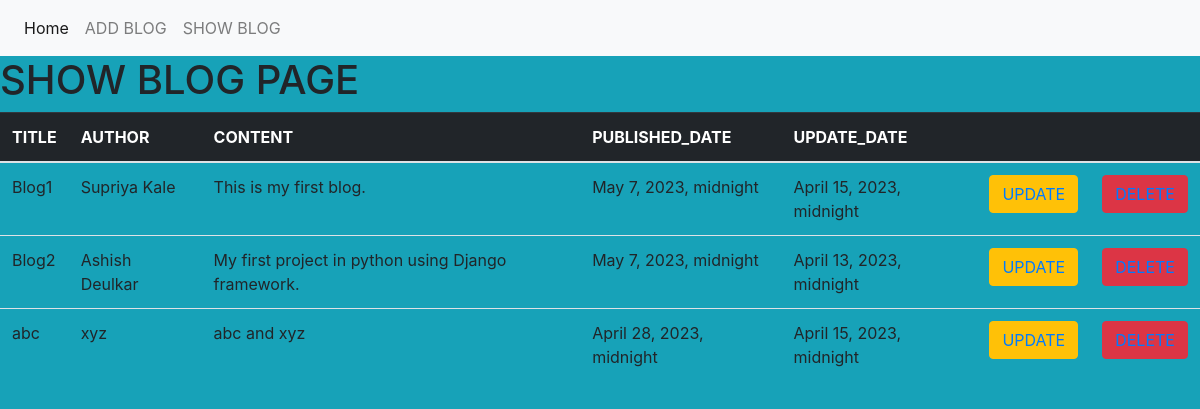
Screenshot of /a1/sh/ with the database file from the repository.
### blog/models.py (models this page shows)
class Blog(models.Model):
    title = models.CharField(max_length=60)
    author = models.CharField(max_length=60)
    content = models.TextField()
    update_date = models.DateTimeField()
    published_date = models.DateTimeField()

### blog/views.py (the view)
# urls.py: path('sh/', views.showBlogView, name='showblog_url'),
def showBlogView(request):
    data = Blog.objects.all()
    template_name = 'blog/show.html'
    context = {'obj':data}
    return render(request, template_name, context)

### templates/blog/show.html (shortened to what this page needs)
{% extends 'base.html' %}
{% block content %}
<h1>SHOW BLOG PAGE</h1>
<table class="table">
    <thead class="table-dark">
    <tr>
        <th>TITLE</th>
        <th>AUTHOR</th>
        <th>CONTENT</th>
        <th>PUBLISHED_DATE</th>
        <th>UPDATE_DATE</th>
        <th></th>
        <th></th>
    </tr>
    </thead>
    <tbody>
    {% for b in obj %}
    <tr>
        <td>{{b.title}}</td>
        <td>{{b.author}}</td>
        <td>{{b.content}}</td>
        <td>{{b.published_date}}</td>
        <td>{{b.update_date}}</td>
        <td><button class="btn btn-warning"><a href="{% url 'updateblog_url' b.id %}">UPDATE</a></button></td>
        <td><button class="btn btn-danger"><a href="{% url 'deleteblog_url' b.id %}">DELETE</a></button></td>
    </tr>
    {% endfor %}
    </tbody>
</table>
{% endblock %}

### templates/base.html (shortened to what this page needs)
<!DOCTYPE html>
<html lang="en">
<head>
    <link rel="stylesheet" href="https://cdn.jsdelivr.net/npm/bootstrap@4.0.0/dist/css/bootstrap.min.css">
</head>
<body class="bg-info">
<nav class="navbar navbar-expand-lg navbar-light bg-light">
  <div class="collapse navbar-collapse" id="navbarNav">
    <ul class="navbar-nav">
      <li class="nav-item active">
        <a class="nav-link" href="#">Home <span class="sr-only">(current)</span></a>
      </li>
      <li class="nav-item">
        <a class="nav-link" href="{% url 'addblog_url' %}">ADD BLOG</a>
      </li>
      <li class="nav-item">
        <a class="nav-link" href="{% url 'showblog_url' %}">SHOW BLOG</a>
      </li>
    </ul>
  </div>
</nav>
{% block content %}
{% endblock %}
</body>
</html>

### rows the page displays
Blog: title "Blog1", author "Supriya Kale", content "This is my first blog.", published_date "May 7, 2023, midnight", update_date "April 15, 2023, midnight"
Blog: title "Blog2", author "Ashish Deulkar", content "My first project in python using Django framework.", published_date "May 7, 2023, midnight", update_date "April 13, 2023, midnight"
Blog: title "abc", author "xyz", content "abc and xyz", published_date "April 28, 2023, midnight", update_date "April 15, 2023, midnight"
